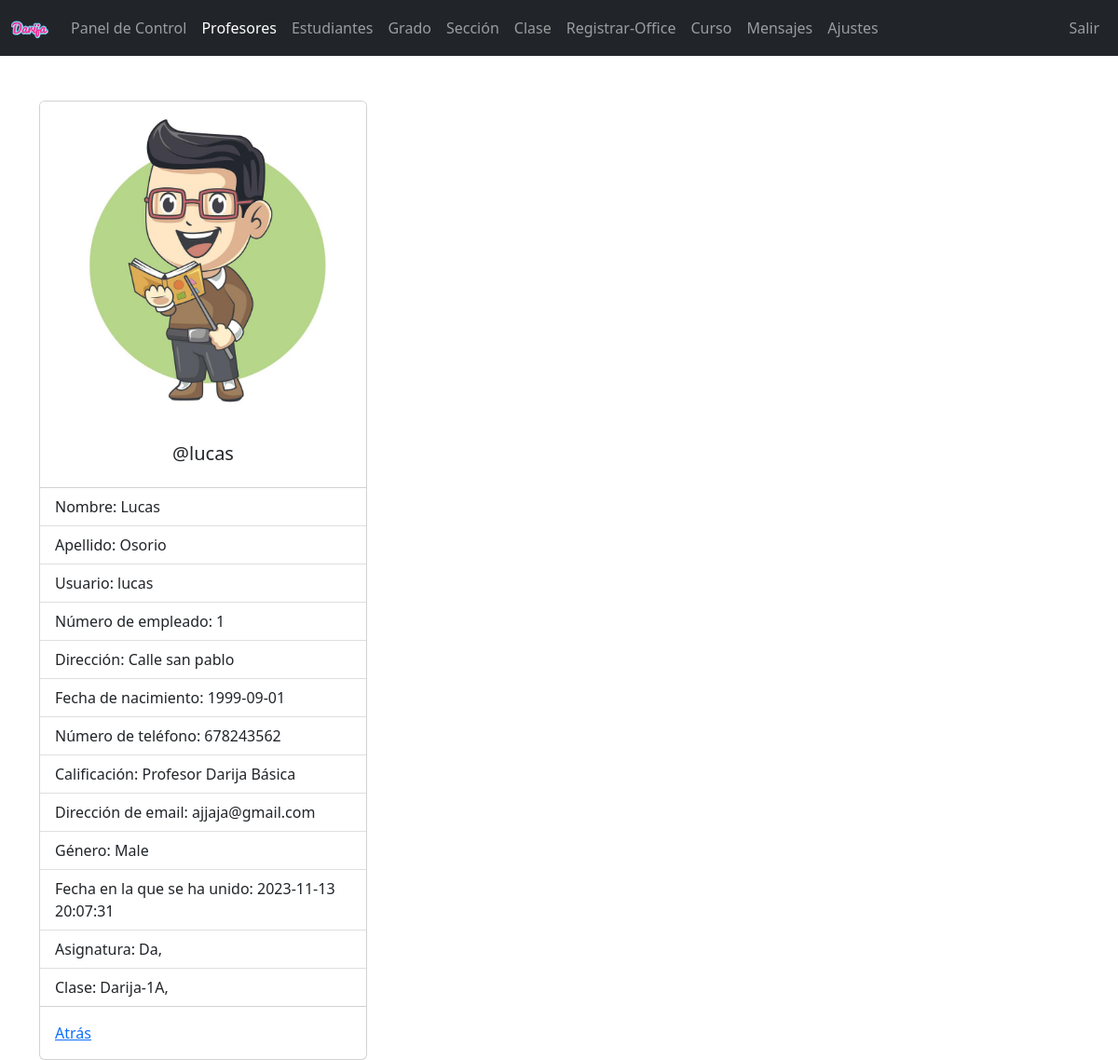
Screenshot of /admin/teacher-view.php?teacher_id=1 (signed in) with the database file from the repository.
### tables this page shows
CREATE TABLE `teachers` (
  `teacher_id` int(11) NOT NULL,
  `username` varchar(127) NOT NULL,
  `password` varchar(255) NOT NULL,
  `class` varchar(31) NOT NULL,
  `fname` varchar(127) NOT NULL,
  `lname` varchar(127) NOT NULL,
  `subjects` varchar(31) NOT NULL,
  `address` varchar(31) NOT NULL,
  `employee_number` int(11) NOT NULL,
  `date_of_birth` date NOT NULL,
  `phone_number` varchar(31) NOT NULL,
  `qualification` varchar(127) NOT NULL,
  `gender` varchar(7) NOT NULL,
  `email_address` varchar(255) NOT NULL,
  `date_of_joined` datetime NOT NULL DEFAULT current_timestamp()
);

### admin/data/teacher.php (called while the page is built, shortened)
<?php
function getTeacherById($teacher_id, $conn){
   $sql = "SELECT * FROM teachers
           WHERE teacher_id=?";
   $stmt = $conn->prepare($sql);
   $stmt->execute([$teacher_id]);
   if ($stmt->rowCount() == 1) {
     $teacher = $stmt->fetch();
     return $teacher;
   }else {
    return 0;
   }
}

### admin/data/subject.php (called while the page is built, shortened)
<?php
function getSubjectById($subject_id, $conn){
   $sql = "SELECT * FROM subjects
           WHERE subject_id=?";
   $stmt = $conn->prepare($sql);
   $stmt->execute([$subject_id]);
   if ($stmt->rowCount() == 1) {
     $subject = $stmt->fetch();
     return $subject;
   }else {
   	return 0;
   }
}
?>

### admin/data/class.php (called while the page is built, shortened)
<?php
function getClassById($class_id, $conn){
   $sql = "SELECT * FROM class
           WHERE class_id=?";
   $stmt = $conn->prepare($sql);
   $stmt->execute([$class_id]);
   if ($stmt->rowCount() == 1) {
     $class = $stmt->fetch();
     return $class;
   }else {
    return 0;
   }
}

### admin/data/grade.php (called while the page is built, shortened)
<?php
function getGradeById($grade_id, $conn){
   $sql = "SELECT * FROM grades
           WHERE grade_id=?";
   $stmt = $conn->prepare($sql);
   $stmt->execute([$grade_id]);
   if ($stmt->rowCount() == 1) {
     $grade = $stmt->fetch();
     return $grade;
   }else {
    return 0;
   }
}

### admin/data/section.php (called while the page is built, shortened)
<?php
function getSectioById($section_id, $conn){
   $sql = "SELECT * FROM section
           WHERE section_id=?";
   $stmt = $conn->prepare($sql);
   $stmt->execute([$section_id]);
   if ($stmt->rowCount() == 1) {
     $section = $stmt->fetch();
     return $section;
   }else {
    return 0;
   }
}

### admin/teacher-view.php (the view, shortened to what this page needs)
<?php
if (isset($_SESSION['admin_id']) &&
    isset($_SESSION['role'])) {
    if ($_SESSION['role'] == 'Admin') {
       include "../CONEXION_DB.php";
       include "data/teacher.php";
       include "data/subject.php";
       include "data/grade.php";
       include "data/section.php";
       include "data/class.php";
       if(isset($_GET['teacher_id'])){
       $teacher_id = $_GET['teacher_id'];
       $teacher = getTeacherById($teacher_id,$conn);
 ?>
<!DOCTYPE html>
<html lang="en">
<head>
	<link rel="stylesheet" href="https://cdn.jsdelivr.net/npm/bootstrap@5.2.0/dist/css/bootstrap.min.css">
	<link rel="stylesheet" href="../css/style.css">
  <link rel="stylesheet" href="https://cdnjs.cloudflare.com/ajax/libs/font-awesome/4.7.0/css/font-awesome.min.css">
</head>
<body>
    <?php
        include "inc/navbar.php";
        if ($teacher != 0) {
     ?>
     <div class="container mt-5">
         <div class="card" style="width: 22rem;">
          <img src="../imagenes/teacher-<?=$teacher['gender']?>.png" class="card-img-top" alt="...">
          <div class="card-body">
            <h5 class="card-title text-center">@<?=$teacher['username']?></h5>
          </div>
          <ul class="list-group list-group-flush">
            <li class="list-group-item">Nombre: <?=$teacher['fname']?></li>
            <li class="list-group-item">Apellido: <?=$teacher['lname']?></li>
            <li class="list-group-item">Usuario: <?=$teacher['username']?></li>
            <li class="list-group-item">Número de empleado: <?=$teacher['employee_number']?></li>
            <li class="list-group-item">Dirección: <?=$teacher['address']?></li>
            <li class="list-group-item">Fecha de nacimiento: <?=$teacher['date_of_birth']?></li>
            <li class="list-group-item">Número de teléfono: <?=$teacher['phone_number']?></li>
            <li class="list-group-item">Calificación: <?=$teacher['qualification']?></li>
            <li class="list-group-item">Dirección de email: <?=$teacher['email_address']?></li>
            <li class="list-group-item">Género: <?=$teacher['gender']?></li>
            <li class="list-group-item">Fecha en la que se ha unido: <?=$teacher['date_of_joined']?></li>
            <li class="list-group-item">Asignatura:
                <?php
                   $s = '';
                   $subjects = str_split(trim($teacher['subjects']));
                   foreach ($subjects as $subject) {
                      $s_temp = getSubjectById($subject, $conn);
                      if ($s_temp != 0)
                        $s .=$s_temp['subject_code'].', ';
                   }
                   echo $s;
                ?>
            </li>
            <li class="list-group-item">Clase:
                  <?php
                     $c = '';
                     $classes = str_split(trim($teacher['class']));
                     foreach ($classes as $class_id) {
                         $class = getClassById($class_id, $conn);
                        $c_temp = getGradeById($class['grade'], $conn);
                        $section = getSectioById($class['section'], $conn);
                        if ($c_temp != 0)
                          $c .=$c_temp['grade_code'].'-'.
                               $c_temp['grade'].$section['section'].', ';
                     }
                     echo $c;
                  ?>
            </li>
          </ul>
          <div class="card-body">
            <a href="teacher.php" class="card-link">Atrás</a>
          </div>
        </div>
     </div>
     <?php
        }else {
          header("Location: teacher.php");
          exit;
        }
     ?>
</body>
</html>
<?php
    }else {
        header("Location: teacher.php");
        exit;
    }
  }else {
    header("Location: ../login.php");
    exit;
  }
}else {
	header("Location: ../login.php");
	exit;
}
?>

### admin/inc/navbar.php (shortened to what this page needs)
<nav class="navbar navbar-expand-lg navbar-dark bg-dark">
  <div class="container-fluid">
    <a class="navbar-brand" href="index.php">
      <img src="../logodarija.png" width="40">
    </a>
    <div class="collapse navbar-collapse" id="navbarSupportedContent">
      <ul class="navbar-nav me-auto mb-2 mb-lg-0"
          id="navLinks">
        <li class="nav-item">
          <a class="nav-link"
             aria-current="page"
             href="index.php">Panel de Control</a>
        </li>
        <li class="nav-item">
          <a class="nav-link" href="teacher.php">Profesores</a>
        </li>
        <li class="nav-item">
          <a class="nav-link" href="student.php">Estudiantes</a>
        </li>
        <li class="nav-item">
          <a class="nav-link" href="grade.php">Grado</a>
        </li>
        <li class="nav-item">
          <a class="nav-link" href="section.php">Sección</a>
        </li>
        <li class="nav-item">
          <a class="nav-link" href="class.php">Clase</a>
        </li>
        <li class="nav-item">
          <a class="nav-link" href="registrar-office.php">Registrar-Office</a>
        </li>
        <li class="nav-item">
          <a class="nav-link" href="course.php">Curso</a>
        </li>
        <li class="nav-item">
          <a class="nav-link" href="message.php">Mensajes</a>
        </li>
        <li class="nav-item">
          <a class="nav-link" href="settings.php">Ajustes</a>
        </li>
      </ul>
      <ul class="navbar-nav me-right mb-2 mb-lg-0">
        <li class="nav-item">
          <a class="nav-link" href="../logout.php">Salir</a>
        </li>
      </ul>
  </div>
    </div>
</nav>

### rows the page displays
teachers: gender (picture), username "lucas", fname "Lucas", lname "Osorio", employee_number "1", address "Calle san pablo", date_of_birth "1999-09-01", phone_number "678243562", qualification "Profesor Darija Básica", email_address "ajjaja@gmail.com", gender "Male", date_of_joined "2023-11-13 20:07:31"

### other values shown
$s "Da,"
$c "Darija-1A,"
